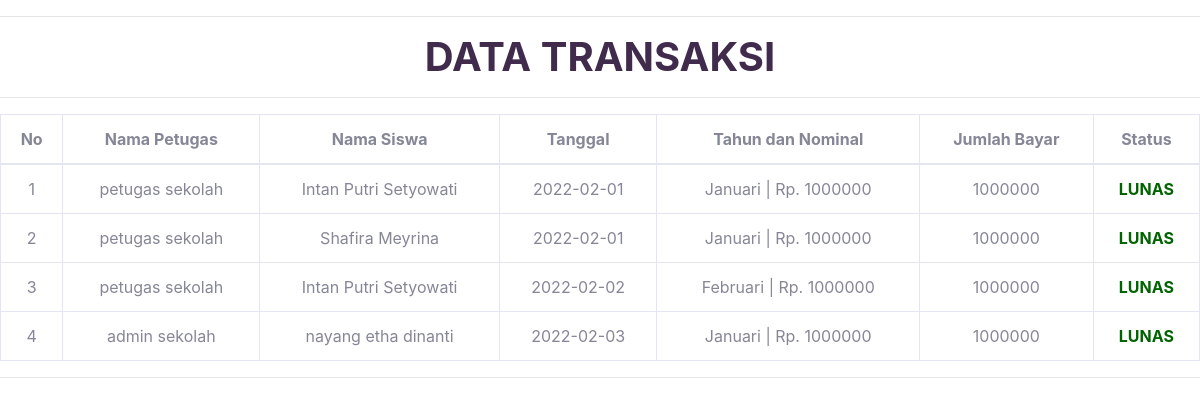
The page /laporan_transaksi.php (signed in) on the database its author committed.
### tables this page shows
CREATE TABLE `pembayaran` (
  `id_pembayaran` int(11) NOT NULL,
  `id_petugas` int(11) NOT NULL,
  `nisn` char(10) NOT NULL,
  `tanggal` date NOT NULL,
  `id_spp` int(11) NOT NULL,
  `jumlah_bayar` int(11) NOT NULL
);

CREATE TABLE `petugas` (
  `id_petugas` int(11) NOT NULL,
  `username` varchar(20) NOT NULL,
  `password` varchar(20) NOT NULL,
  `nama_petugas` varchar(20) NOT NULL,
  `level` enum('Administrator','Petugas') NOT NULL
);

CREATE TABLE `siswa` (
  `nisn` char(10) NOT NULL,
  `nis` int(10) NOT NULL,
  `nama` varchar(25) NOT NULL,
  `id_kelas` int(11) NOT NULL,
  `alamat` text NOT NULL,
  `no_telp` varchar(13) NOT NULL
);

CREATE TABLE `spp` (
  `id_spp` int(11) NOT NULL,
  `bulan` enum('Januari','Februari','Maret','April','Mei','Juni','Juli','Agustus','September','Oktober','November','Desember') NOT NULL,
  `nominal` int(11) NOT NULL
);

### laporan_transaksi.php (the view, shortened to what this page needs)
<?php
    require_once("require.php");
?>
<!DOCTYPE html>
<html lang="en">
    <head>
        <link rel="stylesheet" type="text/css" href="css/main_style.css">
        <link rel="stylesheet" type="text/css" href="css/style.css">
    </head>
    <body id="page-top"><hr>
        <h1 align="center" class="m-0 font-weight-bold text-purple">DATA TRANSAKSI</h1>
        <div id="wrapper">
            <div class="table-responsive">
                <hr>
                <table class="table table-bordered" id="dataTable" width="100%" cellspacing="0">
                    <thead class="text-center">
                        <tr>
                            <th>No</th>
                            <th>Nama Petugas</th>
                            <th>Nama Siswa</th>
                            <th>Tanggal</th>
                            <th>Tahun dan Nominal</th>
                            <th>Jumlah Bayar</th>
                            <th>Status</th>
                        </tr>
                    </thead>
                    <tbody class="text-center">
                        <?php
                            $sql = mysqli_query($db, "SELECT * FROM pembayaran JOIN petugas ON pembayaran.id_petugas = petugas.id_petugas JOIN siswa ON pembayaran.nisn = siswa.nisn JOIN spp ON pembayaran.id_spp = spp.id_spp ORDER BY tanggal");
                            $no = 1;
                            while($r = mysqli_fetch_assoc($sql)){ ?>
                            <tr>
                                <td><?= $no ?></td>
                                <td><?= $r['nama_petugas']; ?></td>
                                <td><?= $r['nama']; ?></td>
                                <td><?= $r['tanggal'] ?></td>
                                <td><?= $r['bulan'] . " | Rp. " . $r['nominal']; ?></td>
                                <td><?= $r['jumlah_bayar']; ?></td>
                                <?php
                                    if($r['jumlah_bayar'] == $r['nominal']){ ?>
                                        <td><font style="color: darkgreen; font-weight: bold;">LUNAS</font></td>
                                        <?php }else{ ?>
                                        <td>BELUM LUNAS</td>
                                <?php } ?>
                            </tr>
                        <?php $no++; } ?>
                    </tbody>
                </table><hr>
            </div>
        </div>
    </body>
</html>

### CSS/main_style.css (style rules this page uses)
:root { --main-purple: #402B4C; --purple: #957D86; --main-pink: #E9A6A6; --pink: #FBE3D7; --tosca: #86DFED; }
.text-purple { color: var(--main-purple) !important; }

### rows shown on the page
pembayaran: id_petugas.nama_petugas "petugas sekolah", siswa.nama "Intan Putri Setyowati", tanggal "2022-02-01", id_spp.bulan "Januari", id_spp.nominal "1000000", jumlah_bayar "1000000", shows "LUNAS"
pembayaran: id_petugas.nama_petugas "petugas sekolah", siswa.nama "Shafira Meyrina", tanggal "2022-02-01", id_spp.bulan "Januari", id_spp.nominal "1000000", jumlah_bayar "1000000", shows "LUNAS"
pembayaran: id_petugas.nama_petugas "petugas sekolah", siswa.nama "Intan Putri Setyowati", tanggal "2022-02-02", id_spp.bulan "Februari", id_spp.nominal "1000000", jumlah_bayar "1000000", shows "LUNAS"
pembayaran: id_petugas.nama_petugas "admin sekolah", siswa.nama "nayang etha dinanti", tanggal "2022-02-03", id_spp.bulan "Januari", id_spp.nominal "1000000", jumlah_bayar "1000000", shows "LUNAS"
